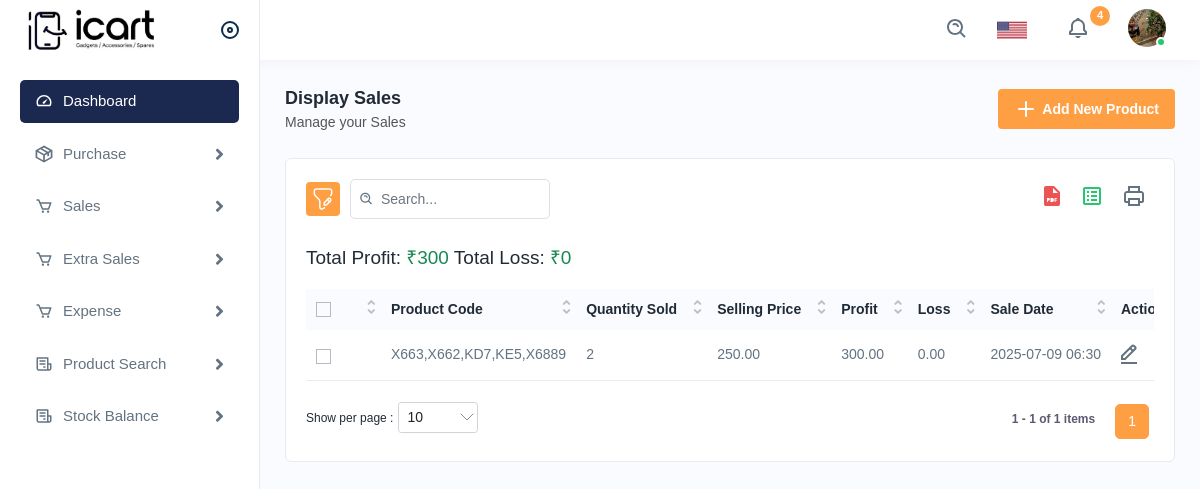
/display-sales/, run on the app's committed database.
### stock_app/models.py (models this page shows, shortened)
class Sale(models.Model):
    product = models.ForeignKey(Product, on_delete=models.CASCADE)
    quantity_sold = models.PositiveIntegerField()
    selling_price = models.DecimalField(max_digits=10, decimal_places=2)
    profit = models.DecimalField(max_digits=10, decimal_places=2, editable=False, default=0.00)
    loss = models.DecimalField(max_digits=10, decimal_places=2, editable=False, default=0.00)  # ✅ New field
    sale_date = models.DateTimeField(auto_now_add=True)

class Product(models.Model):
    product_code = models.CharField(max_length=500)
    product_price = models.DecimalField(max_digits=10, decimal_places=2)
    quantity = models.PositiveIntegerField(default=0)
    salling_price = models.DecimalField(max_digits=10, decimal_places=2, default=0.00)
    added_on = models.DateTimeField(auto_now_add=True)

### stock_app/views.py (the view)
# urls.py: path('display-sales/', views.display_sales, name='display_sales'),
def display_sales(request):
    sales = Sale.objects.select_related('product').all()
    total_profit = sales.aggregate(total=Sum('profit'))['total'] or 0
    total_loss = sales.aggregate(total=Sum('loss'))['total'] or 0
    return render(request, 'inventory/display_sales.html', {
        'sales': sales,
        'total_profit': total_profit,
        'total_loss': total_loss,
    })

### templates/inventory/display_sales.html (shortened to what this page needs)
{% extends "inventory/base.html" %}
{% load static %}
{% block content %}
<div class="page-wrapper">
<div class="content">
<div class="page-header">
<div class="page-title">
<h4>Display Sales</h4>
<h6>Manage your Sales</h6>
</div>
<div class="page-btn">
<a href="{% url 'add_sale' %}" class="btn btn-added"><img src="{% static 'assets/img/icons/plus.svg' %}" alt="img" class="me-1">Add New Product</a>
</div>
</div>
<div class="card">
<div class="card-body">
<div class="table-top">
<div class="search-set">
<div class="search-path">
<a class="btn btn-filter" id="filter_search">
<img src="{% static 'assets/img/icons/filter.svg' %}" alt="img">
</a>
</div>
<div class="search-input">
<a class="btn btn-searchset"><img src="{% static 'assets/img/icons/search-white.svg' %}" alt="img"></a>
</div>
</div>
<div class="wordset">
<ul>
<li>
<a data-bs-toggle="tooltip" data-bs-placement="top" title="pdf"><img src="{% static 'assets/img/icons/pdf.svg' %}" alt="img"></a>
</li>
<li>
<a data-bs-toggle="tooltip" data-bs-placement="top" title="excel"><img src="{% static 'assets/img/icons/excel.svg' %}" alt="img"></a>
</li>
<li>
<a data-bs-toggle="tooltip" data-bs-placement="top" title="print"><img src="{% static 'assets/img/icons/printer.svg' %}" alt="img"></a>
</li>
</ul>
</div>
</div>
<div class="table-responsive">
  <div class="mb-3">
    <h5>Total Profit: <span class="text-success">₹{{ total_profit }}</span>  Total Loss: <span class="text-success">₹{{ total_loss }}</span></h5>
  </div>
  <table class="table datanew">
    <thead>
      <tr>
        <th>
          <label class="checkboxs">
            <span class="checkmarks"></span>
          </label>
        </th>
        <th>Product Code</th>
        <th>Quantity Sold</th>
        <th>Selling Price</th>
        <th>Profit</th>
        <th>Loss</th>
        <th>Sale Date</th>
        <th>Action</th>
      </tr>
    </thead>
    <tbody>
      {% for sale in sales %}
      <tr>
        <td>
          <label class="checkboxs">
            <span class="checkmarks"></span>
          </label>
        </td>
        <td>{{ sale.product.product_code }}</td>
        <td>{{ sale.quantity_sold }}</td>
        <td>{{ sale.selling_price }}</td>
        <td>{{ sale.profit }}</td>
        <td>{{ sale.loss }}</td>
        <td>{{ sale.sale_date|date:"Y-m-d H:i" }}</td>
        <td>
          <a class="me-3" href="{% url 'edit_sale' sale.id %}">
            <img src="{% static 'assets/img/icons/edit.svg' %}" alt="edit">
          </a>
        </td>
      </tr>
      {% empty %}
      <tr>
        <td colspan="7" class="text-center">No sales available.</td>
      </tr>
      {% endfor %}
    </tbody>
  </table>
</div>
</div>
</div>
</div>
{% endblock %}

### data on the page
Sale: product.product_code "X663,X662,KD7,KE5,X6889", quantity_sold "2", selling_price "250.00", profit "300.00", loss "0.00", sale_date "2025-07-09 06:30"

### other printed values
{{ total_profit }} "300"
{{ total_loss }} "0"
